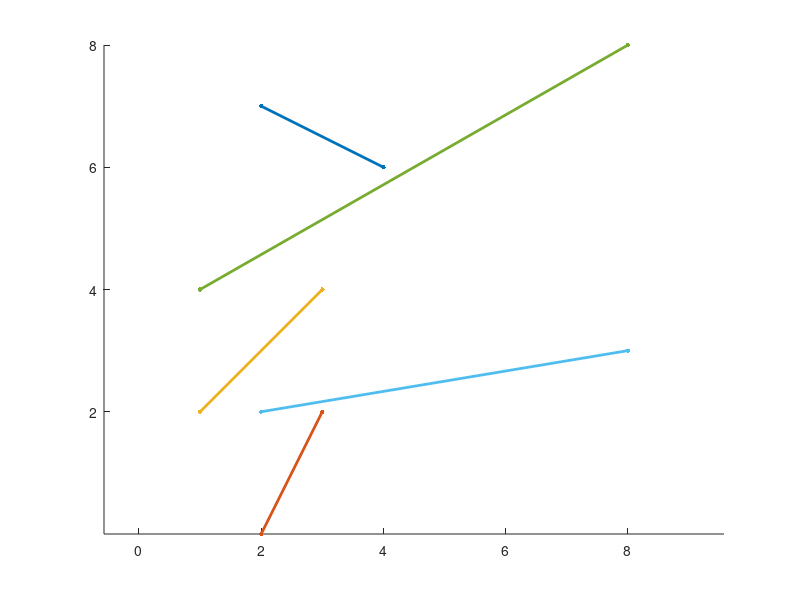

Write the MATLAB code that produced this figure.
function res = test9()
res = 0
figure; hold on; axis equal;
plot([1 1],[2 2], 'LineWidth', 2, 'Marker', '.', 'MarkerSize', 10)
plot([3 3],[4 4], 'LineWidth', 2, 'Marker', '.', 'MarkerSize', 10)
plot([1 3],[2 4], 'LineWidth', 2, 'Marker', '.', 'MarkerSize', 10)
plot([2 2],[2 2], 'LineWidth', 2, 'Marker', '.', 'MarkerSize', 10)
plot([8 8],[3 3], 'LineWidth', 2, 'Marker', '.', 'MarkerSize', 10)
plot([2 8],[2 3], 'LineWidth', 2, 'Marker', '.', 'MarkerSize', 10)
plot([3 3],[2 2], 'LineWidth', 2, 'Marker', '.', 'MarkerSize', 10)
plot([2 2],[0 0], 'LineWidth', 2, 'Marker', '.', 'MarkerSize', 10)
plot([3 2],[2 0], 'LineWidth', 2, 'Marker', '.', 'MarkerSize', 10)
plot([1 1],[4 4], 'LineWidth', 2, 'Marker', '.', 'MarkerSize', 10)
plot([8 8],[8 8], 'LineWidth', 2, 'Marker', '.', 'MarkerSize', 10)
plot([1 8],[4 8], 'LineWidth', 2, 'Marker', '.', 'MarkerSize', 10)
plot([4 4],[6 6], 'LineWidth', 2, 'Marker', '.', 'MarkerSize', 10)
plot([2 2],[7 7], 'LineWidth', 2, 'Marker', '.', 'MarkerSize', 10)
plot([4 2],[6 7], 'LineWidth', 2, 'Marker', '.', 'MarkerSize', 10)
